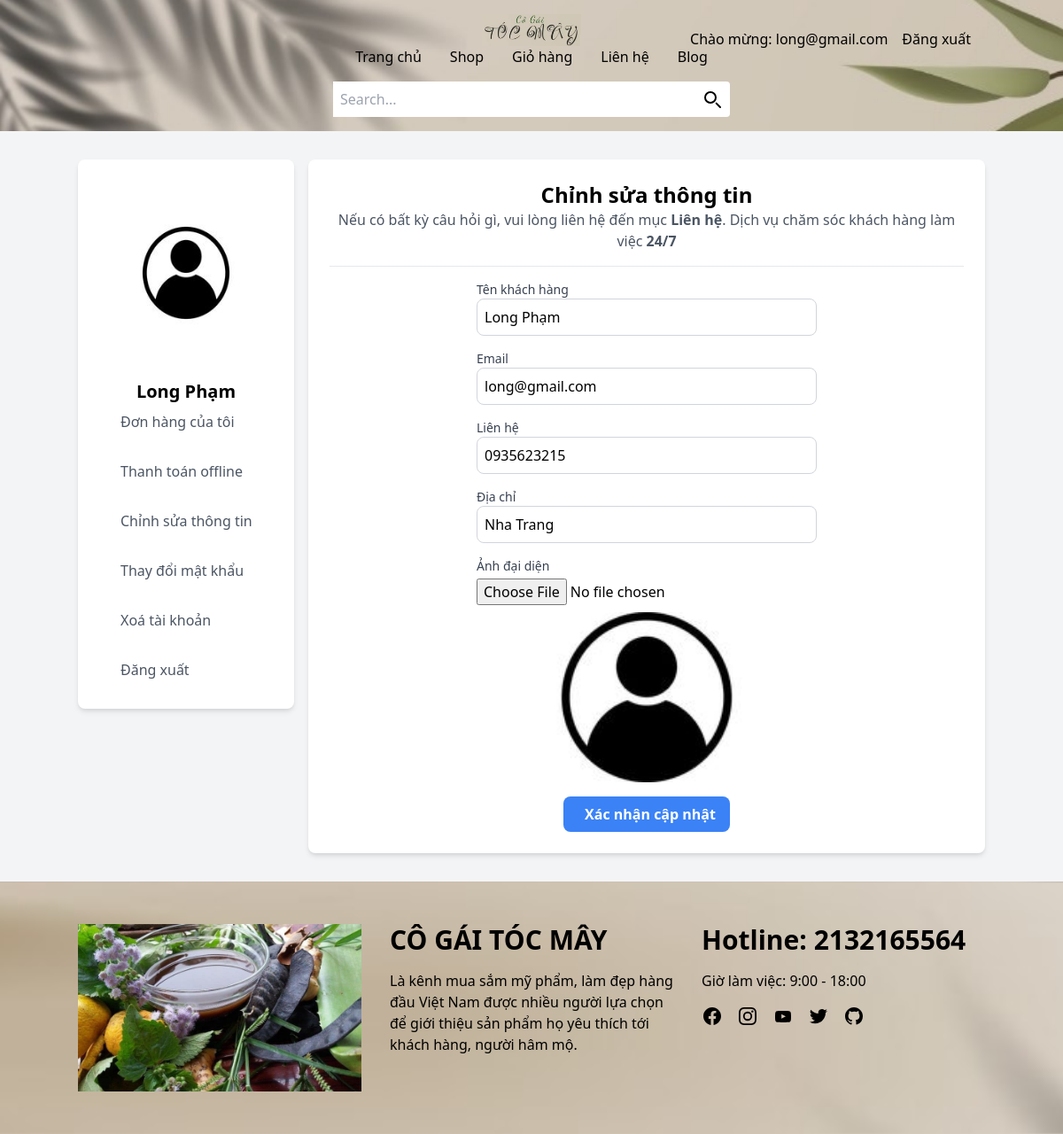
Page /customer/my_account.php?page=edit_account (signed in) on the committed database.
### tables this page shows
CREATE TABLE `customers` (
  `customer_id` int(10) NOT NULL,
  `customer_name` varchar(255) NOT NULL,
  `customer_email` varchar(255) NOT NULL,
  `customer_pass` varchar(255) NOT NULL,
  `customer_country` text NOT NULL,
  `customer_city` text NOT NULL,
  `customer_contact` varchar(255) NOT NULL,
  `customer_address` text NOT NULL,
  `customer_image` text NOT NULL,
  `customer_ip` varchar(100) NOT NULL
);

### customer/edit_account.php (the view, shortened to what this page needs)
<?php
$customer_session = $_SESSION['customer_email'];
$get_customer = "select * from customers where customer_email='$customer_session'";
$run_customer = mysqli_query($conn, $get_customer);
$row_customer = mysqli_fetch_array($run_customer);
$customer_name = $row_customer['customer_name'];
$customer_email = $row_customer['customer_email'];
$customer_contact = $row_customer['customer_contact'];
$customer_address = $row_customer['customer_address'];
$customer_image = $row_customer['customer_image'];
?>
<div class="container mx-auto">
    <div class="text-center">
        <h1 class="text-2xl font-bold">Chỉnh sửa thông tin</h1>
        <p class="text-gray-600">
            Nếu có bất kỳ câu hỏi gì, vui lòng liên hệ đến mục
            <a href="../lienhe.php" class="font-bold">Liên hệ</a>. Dịch vụ chăm sóc khách hàng làm việc
            <strong>24/7</strong>
        </p>
    </div>
    <hr class="my-4">
    <form action="" method="post" enctype="multipart/form-data" class="max-w-sm mx-auto">
        <div class="mb-4">
            <label for="c_name" class="block text-sm font-medium text-gray-700">Tên khách hàng</label>
            <input type="text" name="c_name" id="c_name" class="w-full border border-gray-300 p-2 rounded-lg" value="<?php echo $customer_name; ?>" required>
        </div>
        <div class="mb-4">
            <label for="c_email" class="block text-sm font-medium text-gray-700">Email</label>
            <input type="email" name="c_email" id="c_email" class="w-full border border-gray-300 p-2 rounded-lg" value="<?php echo $customer_email; ?>" required>
        </div>
        <div class="mb-4">
            <label for="c_contact" class="block text-sm font-medium text-gray-700">Liên hệ</label>
            <input type="text" name="c_contact" id="c_contact" class="w-full border border-gray-300 p-2 rounded-lg" value="<?php echo $customer_contact; ?>" required>
        </div>
        <div class="mb-4">
            <label for="c_address" class="block text-sm font-medium text-gray-700">Địa chỉ</label>
            <input type="text" name="c_address" id="c_address" class="w-full border border-gray-300 p-2 rounded-lg" value="<?php echo $customer_address; ?>" required>
        </div>
        <div class="mb-4">
            <label for="c_image" class="block text-sm font-medium text-gray-700">Ảnh đại diện</label>
            <input type="file" name="c_image" id="c_image" class="form-input mt-1 w-full" required>
            <img src="customer_images/<?php echo $customer_image; ?>" alt="Customer Image" class="mt-2 w-full h-48 object-cover">
        </div>
        <div class="text-center">
            <button name="update" class="bg-blue-500 hover:bg-blue-600 text-white font-semibold py-2 px-4 rounded-lg">
                <i class="fa fa-user-md mr-2"></i> Xác nhận cập nhật
            </button>
        </div>
    </form>
</div>

### customer/includes/sidebar.php (shortened to what this page needs)
<div class="bg-white rounded-lg shadow-md p-6">
    <?php
    $session_email = $_SESSION['customer_email'];
    $select_customer = "select * from customers where customer_email='$session_email'";
    $run_customer = mysqli_query($conn, $select_customer);
    $row_customer = mysqli_fetch_array($run_customer);
    $customer_name = $row_customer['customer_name'];
    if (isset($_SESSION['customer_email'])) {
    ?>
        <div class="text-center">
            <img class="w-52 h-52 rounded-full mx-auto mb-4" src="../customer/customer_images/customer.jpg" alt="Customer Image">
            <h1 class="text-xl font-bold"><?php echo $customer_name; ?></h1>
        </div>
    <?php
    }
    ?>
    <ul class="space-y-4">
        <li class="<?php echo isset($_GET['my_orders']) ? 'bg-gray-100' : ''; ?>">
            <a href="my_account.php?page=my_orders" class="flex items-center space-x-2 py-2 px-4 rounded-lg transition duration-300 <?php echo isset($_GET['my_orders']) ? 'text-blue-500' : 'text-gray-600'; ?>">
                <span>Đơn hàng của tôi</span>
            </a>
        </li>
        <li class="<?php echo isset($_GET['pay_offline']) ? 'bg-gray-100' : ''; ?>">
            <a href="my_account.php?page=pay_offline" class="flex items-center space-x-2 py-2 px-4 rounded-lg transition duration-300 <?php echo isset($_GET['pay_offline']) ? 'text-blue-500' : 'text-gray-600'; ?>">
                <span>Thanh toán offline</span>
            </a>
        </li>
        <li class="<?php echo isset($_GET['edit_account']) ? 'bg-gray-100' : ''; ?>">
            <a href="my_account.php?page=edit_account" class="flex items-center space-x-2 py-2 px-4 rounded-lg transition duration-300 <?php echo isset($_GET['edit_account']) ? 'text-blue-500' : 'text-gray-600'; ?>">
                <span>Chỉnh sửa thông tin</span>
            </a>
        </li>
        <li class="<?php echo isset($_GET['change_pass']) ? 'bg-gray-100' : ''; ?>">
            <a href="my_account.php?page=change_pass" class="flex items-center space-x-2 py-2 px-4 rounded-lg transition duration-300 <?php echo isset($_GET['change_pass']) ? 'text-blue-500' : 'text-gray-600'; ?>">
                <span>Thay đổi mật khẩu</span>
            </a>
        </li>
        <li class="<?php echo isset($_GET['delete_account']) ? 'bg-gray-100' : ''; ?>">
            <a href="my_account.php?page=delete_account" class="flex items-center space-x-2 py-2 px-4 rounded-lg transition duration-300 <?php echo isset($_GET['delete_account']) ? 'text-blue-500' : 'text-gray-600'; ?>">
                <span>Xoá tài khoản</span>
            </a>
        </li>
        <li>
            <a href="logout.php" class="flex items-center space-x-2 py-2 px-4 rounded-lg transition duration-300 text-gray-600 hover:text-blue-500">
                <span>Đăng xuất</span>
            </a>
        </li>
    </ul>
</div>

### rows in the picture
customers: customer_name "Long Phạm", c_name "Long Phạm", c_email "long@gmail.com", c_contact "0935623215", c_address "Nha Trang", customer_image (picture)

### other values in the picture
$_SESSION['customer_email'] "long@gmail.com"
